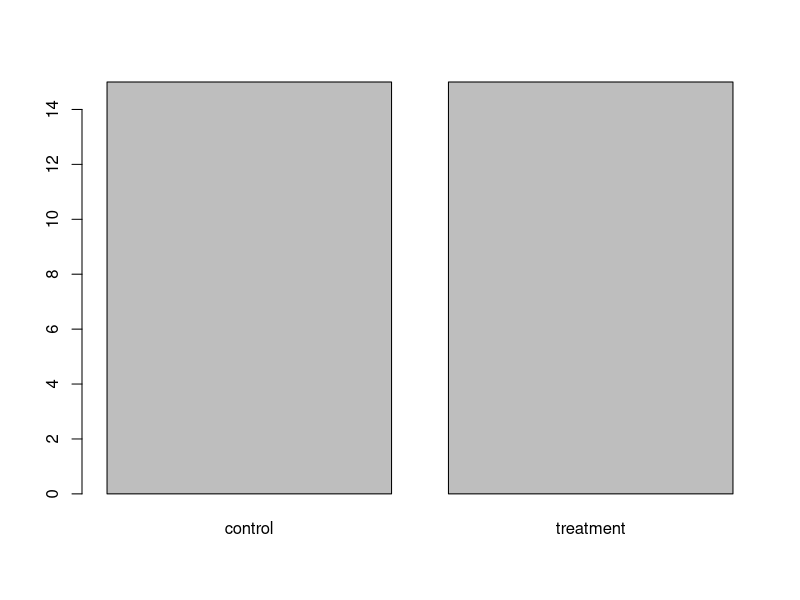
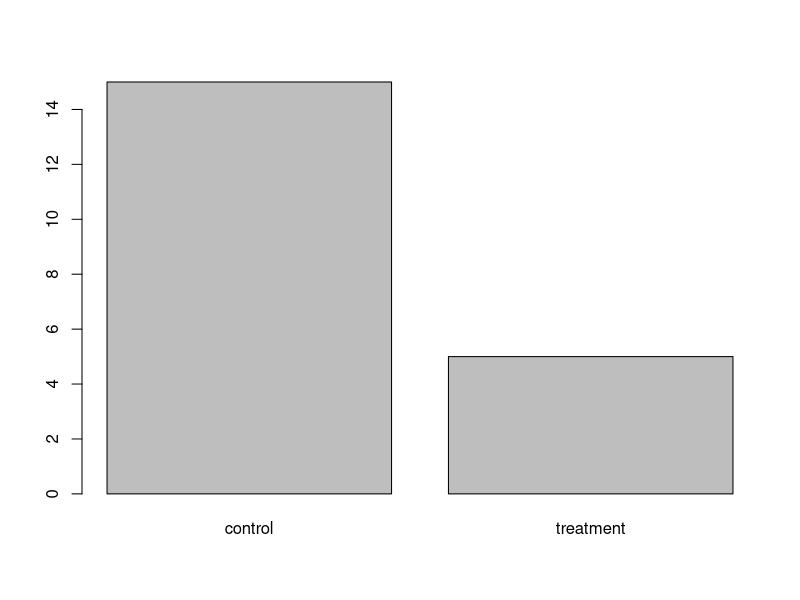
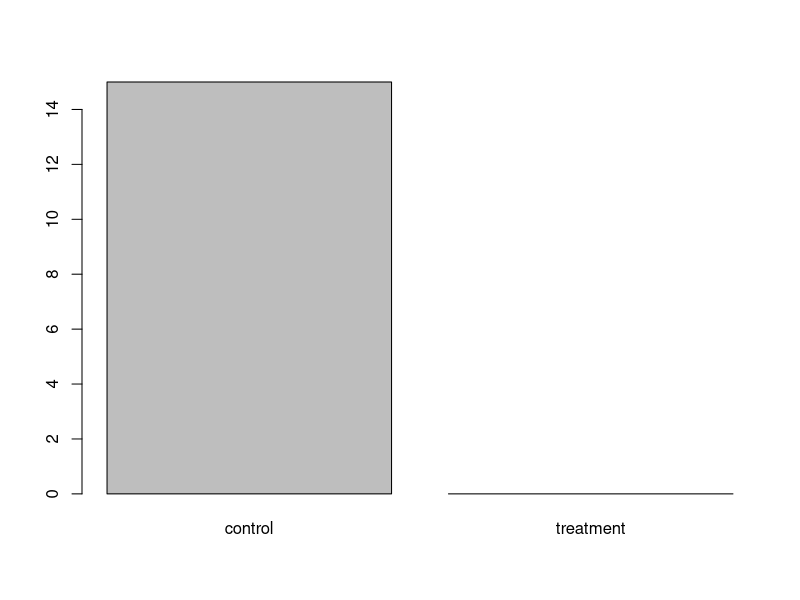
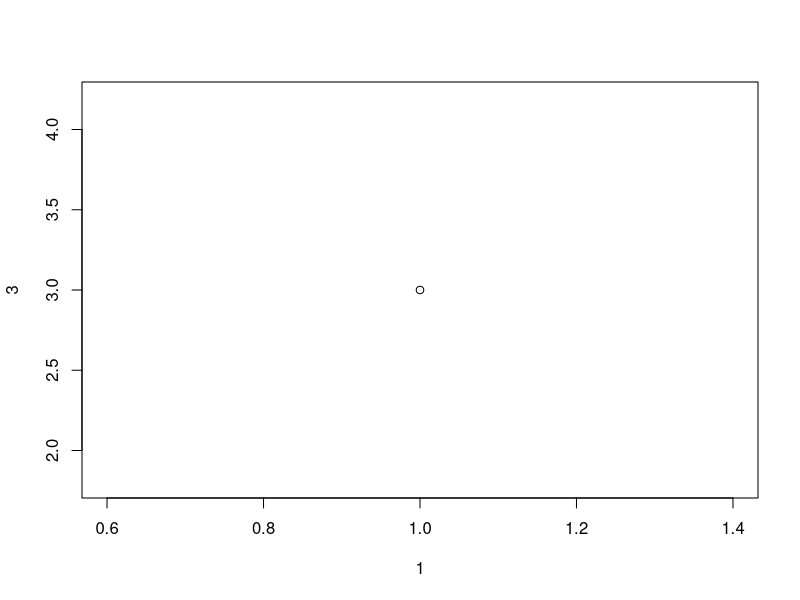
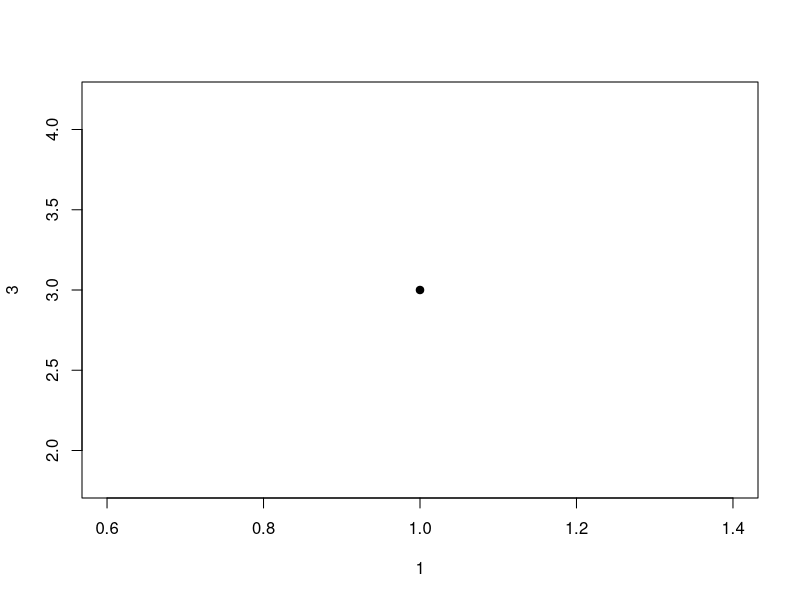
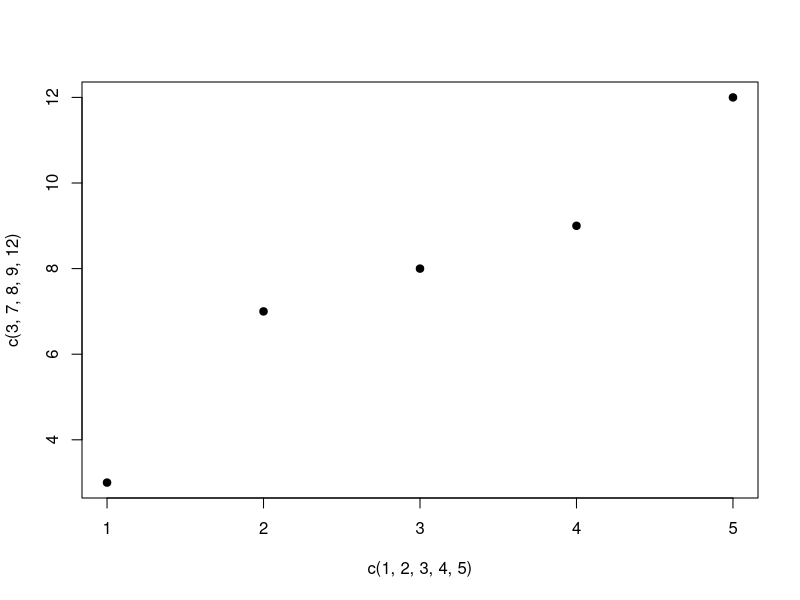
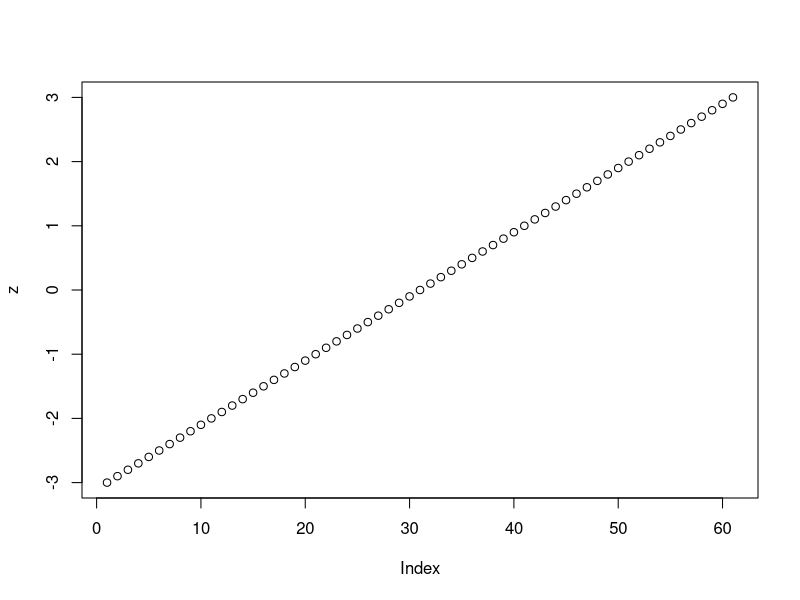
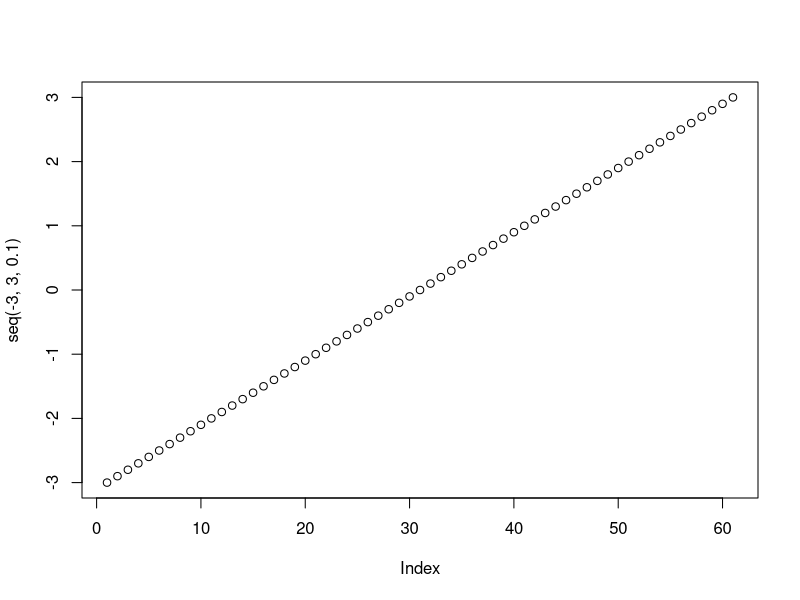

Here is the R script that generated these plots, in order: (Note: this script raises an error after producing the figures.)

############################################################
# BUS 462 | Spring 2023 | Session 2
# Data Operations and Manipulations in R
# CK 
# 16 JAN 2023 
## REFERENCES / Attribution: 
# (1) https://data.princeton.edu/R/gettingStarted ,
# (2) https://bookdown.org/animestina/R_Manchester/basic-principles-of-r-programming.html 
# (3) for functions: https://swcarpentry.github.io/r-novice-inflammation/02-func-R/ 
# (4) for plotting:https://www.w3schools.com/r/r_graph_plot.asp and  https://rstudio-pubs-static.s3.amazonaws.com/7953_4e3efd5b9415444ca065b1167862c349.html 
############################################################


###################################0
# 0 . Comments - anything starting with "#" means a comment ####
###################################0

# remember to hit CTRL-ENTER to run code in editor
# hit enter to run code on console

#### PREAMBLE : ## Clearing mem buffers ####
rm(list = ls(all.names = TRUE))# clear all files
gc() # garbage collector i.e.,  dump buffers and show available mem space
cat("\014")  # Clear Console


###################################0
#DATA STRUCTURES/ OBJECTS ####
###################################0

#Think of objects as boxes. The names of the objects are only labels. 
#Just like with boxes, it is convenient to label boxes in a way that is indicative of their contents, 
# but the label itself does not determine the content.

# R provides many functions to examine features of vectors and other objects, for example

#class() - what kind of object is it (high-level)?
#typeof() - what is the object's data type (low-level)?
#length() - how long is it? What about two dimensional objects?
#attributes() - does it have any metadata?


# Create a vector.
apple <- c('red','green',"yellow")
class(apple)

# Examining Vectors
# The functions typeof(), length(), class() and str() provide useful information about your vectors and R objects in general.


## coercion: You can also control how vectors are coerced explicitly using the as.<class_name>() functions:
#vectors of different classes
xx <- c(1.7, "a")
class(xx) #R implicitly coerces them to class or data type character
xx <- as.integer(xx) # R explicitly coerces them to class type integar, introducing NAs
xx # "a" becomes NA --- USEFUL to know when dealing with data sets 

# let's create another vector
x <- c(1, 3, 5, 7) # if you already have another object called x, this will rewrite the old x!
class(x)
length(x) # how many elements of x?
str(x) # structure of x

# you can use : to generate a sequence of numbers
x<- 1:10
print(x) #or just x

# seq can be used to create sequences
x <- seq(0, 1, 0.05)
x  
?seq

# let's work with bigger vectors
x <- seq(1, 100, 1)

# you can use logical operations to check elements of x. e.g.:
y <- x<5 # returns TRUE / FALSE for each element of x

y <- x[x!=5] # outputs values of x that are leq 5 
# these can now be assigned another object! ==> Very useful in analytics


# you can find individual elements of vector x, i.e. x[i]
x[3]  
x[5]
x[5] - x[99]

### D100 STOP # 18-JAN 

# let's create a matrix
M = matrix(1:12, 3, 4) # the colon implies sequences
M
# like vector, you can call specific elements in M[i,j]
M[1,3]

# you can call indiviual rows or columns (to assign to other objects)
M[3,] # row 3 of M
M[,2] # inverted column 2


#### FACTORS (These are a bit weird)
#They are used mainly for telling R that a vector represents a categorical variable.

# create a vector of 15 "control"s and 15 "treatment"s
# rep stands for 'repeat', which is exactly what the function does, similar to sequence
x <- rep(c("control", "treatment"), each = 15)
x

# let's convert or coerce x into a factor
x <- as.factor(x)
x 
# The first thing to notice is the line under the last printout that says "Levels: control treatment". 
# This informs you that x is now a factor with two levels (or, a categorical variable with two categories).
typeof(x) # x is stored as an int!
class(x) # but the object is of class/data structure factor!


# we can coerce factors to numeric to strip labels "control and treatment"
x <- as.numeric(x)
x # all controls became 1 and treatment became 2
# you can coerce them back! Try it! look up how to assign new labels!
x <- as.factor(x)
x

### TREAT ALL CATEGORICAL VARS IN YOUR DATA as factors

# let's play around some more
# let's reassign x
x <- rep(c("control", "treatment"), each = 15)
x <- as.factor(x)
attributes(x) # check the structure
x

# Thing to remember with factors:
# The fact that factors in R are represented as labelled integers has interesting implications 
# First, certain functions will coerce factors into numeric vectors which can shake things up. 
# This happened when you used cbind() i.e. func to combine rows or columns  on a factor with levels 0 and 1:
cbind(x[1:15], x[16:30])
# cbind() binds the vectors you provide into the columns of a matrix. 
#since matrices can only contain logical, numeric, and character elements, 
# the cbind() function coerces the elements of the x into numeric, stripping the labels and leaving only 1s and 2s like we saw before

# back to x 
attributes(x) # check the structure
# notice the labels or levels are separate from elements  
# => even if you delete some of the numbers, the labels stay the same
# let's demonstrate - plotting factors is easy! more on that later
plot(x) 
x <- x[1:20] # removing the last 10 obs
plot(x)  # labels stay!
x <- x[1:15] # removing all "Treatments"
x    
plot(x)  # labels stay! even if no values for treatment

## E100

### NOTE # Special cases:   
#1:   NA, stands for "not applicable" and is used for missing data. 
# Unlike other kinds of elements, it can be bound into a vector along with elements of any class.

#2: NaN, stands for "not a number". 
# It is technically of class numeric but only occurs as the output of invalid mathematical operations, 
# such as dividing zero by zero or taking a square root of a negative number:
###############################



###################################0
# 3. INTRO TO FUNCTIONS ####
###################################0

# write a function so that we can repeat several operations with a single command

## Defining a Function in R
## You can write your own functions in order to make repetitive operations using a single command. 
# Step1: Start by defining your function “my_function” or "fn_1" and the input parameter(s) that the user will feed to the function. 
# Step2: Afterwards you will define the operation(s) that you desire to program in the body of the function within curly braces ({}). 
# Step3: Finally, you need to assign the result (or output) of your function in the return statement if desired.
## In R, it is not necessary to include the return statement. R automatically returns whichever variable is on the last line of the body of the function. 
# While in the learning phase, we will explicitly define the return statement.


# let's create a vector of numbers the mean of which I want to calculate
vec <- c(103, 1, 1, 6, 3, 43, 2, 23, 7, 1)

# see what's inside
vec

# let's get the mean
# mean is the sum of all values divided by the number of values
sum(vec)/length(vec)

# good, now let's create a function that calculates the mean of whatever we ask it to
# let's make this function as an object
fn1 <- function(x){
  sum(x)/length(x)}
   # stored in environment!
# the code inside the object fn1 is reusable


# to run function:
fn1(vec) # returns mean of vec!
# we can assign this to another object
mean.vec <- fn1(vec)

### this is VERY USEFUL in analytics


###Let this be your mantra: "If I want to keep it for later, 
#I need to put it in an object so that is doesn't go off." 


# In class Exercise:

## Write a function to convert Fahrenheit to Celsius

# With a defined return object 
fn_F2C <- function(temp_F) {
  temp_C <- (temp_F - 32) * 5 / 9
  return(temp_C)
}

fn_F2C(32)

# WithOUT a defined return object 
fn_F2C_2 <- function(temp_F) {
(temp_F - 32) * 5 / 9
}

fn_F2C_2(32)

# The output is the same! The difference matters when you have more complex calculations there multiple calculations need to be saved.


###################################0
# 4. simple graphing ####
###################################0
# simple graphing

#plot() function is used to draw points (markers) in a diagram.
# The function takes parameters for specifying points in the diagram.
# Parameter 1 specifies points on the x-axis.
# Parameter 2 specifies points on the y-axis.
# look up help!
?plot

# let's plot a point
plot(1,3)
# let's make this a solid circle
plot(1,3, pch=19)
# look up/ search for what pch call does!
# http://www.sthda.com/english/wiki/r-plot-pch-symbols-the-different-point-shapes-available-in-r

# now plot multiple points
plot(c(1, 2, 3, 4, 5), c(3, 7, 8, 9, 12), pch=19) 

# plot sequencce of points
z <- seq(-3, 3, 0.1)
plot(z)
# or just 
plot(seq(-3, 3, 0.1))

# plot labels! - use xlab and ylab
plot(z, main="My Graph", xlab="The x-axis", ylab="The y axis") 

# Let's create and plot 2 vectors
height <- c(145, 167, 176, 123, 150)
weight <- c(51, 63, 64, 40, 55)

plot(height,weight)



# pie charts, and manipulating data
z2  <- rep(1,32)
pie(z2, col = rainbow(32))
# let's play with this
z2[3] <- 5
z2[6] <-5
pie(z2, col = rainbow(32)) # showing you the relative sizes of element 3 and 6 compared to all else in z2
barplot(z2)
plot(z2)


# distribution plots
d<- dnorm(z)  #call the function dnorm() to calculate the standard normal density evaluated at each point in z
plot(d) # plot the std normal density
# standard plotting  -- look up plotting help!
plot(z, d, type="l") 
title("The Standard Normal Density", col.main="#3366cc") # add a title

# REFERENCE -- see https://www.w3schools.com/r/r_graph_plot.asp 
# Basic Graphics Cheat Sheet: http://publish.illinois.edu/johnrgallagher/files/2015/10/BaseGraphicsCheatsheet.pdf 


###################################0
# 5. A preview to Clean Data (Data Frames) and plotting ####
# Note - A LOT MORE TO COME
###################################0  

# For this example we'll use a very simple dataset. 
# The cars data comes with the default installation of R. 
# to see all pre-loaded datasets, simply type data()

# to see a desc of the data
?cars
# also try  for mtcars dataset 

# To see the first few columns of the data, just type head(cars).
head(cars)

# let's create a data frame object and assign it to the default cars data
dt <- cars 

#check the structure of dt
str(dt)

View(dt) # let's see this data
# we have obs for speed and stopping distance for cars in 1920s

# let's calculate  average and std dev of speed and distance
avg.speed <- mean(dt$speed) # notice the $ to point the general function mean to a specific column!
avg.distance <- mean(dt$dist)

sd.speed <- sqrt(var(dt$speed))
sd.distance <- sqrt(var(dt$dist))

# let's visualize the data
hist(dt$dist) # histogram of distance
hist(dt$speed)
plot(dt$speed)
plot(dt$dist)
# let's see relationships
cor(dt) # simplistic correlation matrix
plot(dt$speed,dt$dist) # simple scatter plot

# Q: Change the axis to the plot above!
####
###
###
####
###
#######
###
#######
###
#######
###
#######
###
#######
###
#######
###
###
plot(dt$dist,dt$speed)


## Going forward, we shall use other packages and the like to explore data and make plots


### END OF CODE #####